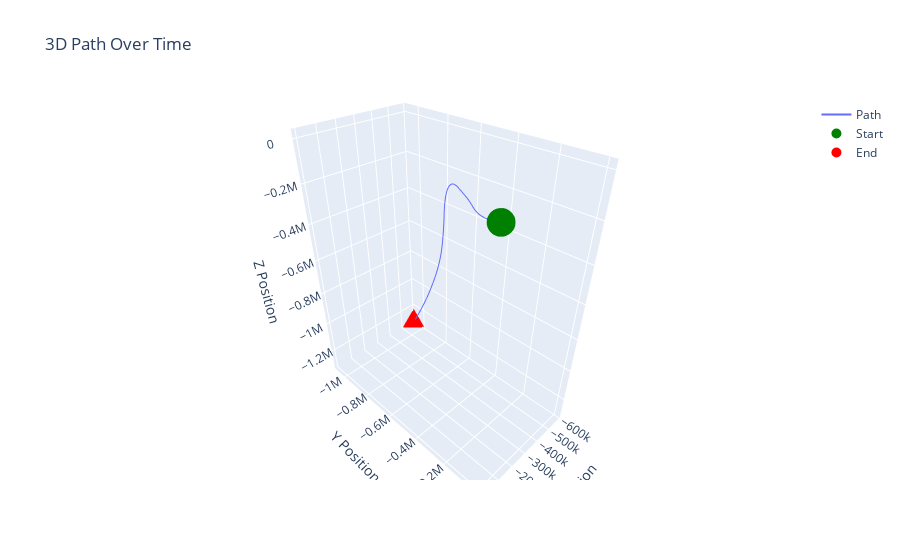

Notebook code for this chart:
### Code cell
print(selected_participant.value)
print(selected_trial.value)
testKF = testKF6()
filtered_data = []
gravity = 9.8
deg2rad = math.pi/180
zconvesion = np.diag([gravity]*3 + [deg2rad]*3)
for k, z in eg_measurements.iterrows():
    z = z.to_numpy().reshape(-1, 1)
    z = zconvesion @ z
    testKF.predict()
    filtered_state = testKF.update(z)
    filtered_data.append(filtered_state)
    
    if int(k) > 1000:
        break

# pd.DataFrame(filtered_data)
filtered_data = np.array(filtered_data)
filtered_data = filtered_data.reshape(filtered_data.shape[0], 16)
filtered_df = pd.DataFrame(filtered_data)
filtered_df.columns = ['pN', 'pE', 'pD', 'vN', 'vE', 'vD', 'aN',
                        'aE', 'aD', 'q0', 'q1', 'q2', 'q3', 'wN', 'wE', 'wD']
filtered_df
plot_path(filtered_df)

### Figure 1 — Plotly figure (JSON) as saved in the notebook; plotly's stock layout.template omitted (floating-point values rounded to 4 significant figures; data arrays with more than 128 entries replaced by an {"elided": "..."} marker saying what was removed)
{"data": [{"mode": "lines", "name": "Path", "type": "scatter3d", "x": {"elided": "1002 float values"}, "y": {"elided": "1002 float values"}, "z": {"elided": "1002 float values"}}, {"marker": {"color": "green", "size": 10}, "mode": "markers", "name": "Start", "type": "scatter3d", "x": [0], "y": [0], "z": [0]}, {"marker": {"color": "red", "size": 10}, "mode": "markers", "name": "End", "type": "scatter3d", "x": [-588600.0], "y": [-1064000.0], "z": [-1296000.0]}], "layout": {"scene": {"xaxis": {"title": {"text": "X Position"}}, "yaxis": {"title": {"text": "Y Position"}}, "zaxis": {"title": {"text": "Z Position"}}}, "showlegend": true, "title": {"text": "3D Path Over Time"}}}
